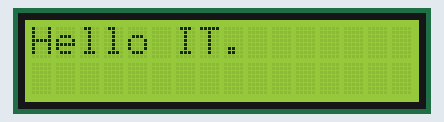
This program was run on a simulated Raspberry Pi Pico running MicroPython. On the bench: 16×2 character LCD. Library files of the repository ran but are not shown: lcd_api.py, pico_i2c_lcd.py.

Above: at 0.1 s.
At 3.1 s:
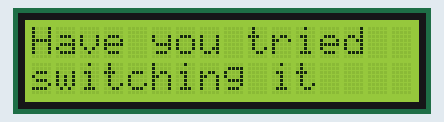
At 6.2 s:
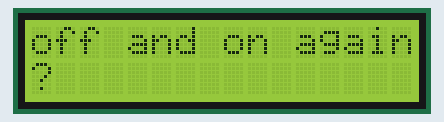

Measured:
- by itself, everything shown: repeats every 9.1 s, in 6 steps
- what the display in image 0 shows lasts 3.0 s, from 0.1 s to 3.1 s

The program:

main.py
```python
import machine
from machine import I2C
from lcd_api import LcdApi
from pico_i2c_lcd import I2cLcd
from time import sleep

I2C_ADDR = 0x27
totalRows = 2
totalColumns = 16
sdaPin = machine.Pin(0)
sclPin = machine.Pin(1)

i2c = I2C(0, sda=sdaPin, scl=sclPin, freq=400000)
lcd = I2cLcd(i2c, I2C_ADDR, totalRows, totalColumns)

#while True:
#    lcd.putstr("Lets Count 0-10!")
#    sleep(2)
#    lcd.clear()
#    for i in range(10):
#       lcd.putstr(str(i))
#        sleep(1)
#        lcd.clear()

while True:
    lcd.putstr("Hello IT.")
    sleep(3)
    lcd.clear()
    lcd.putstr("Have you tried  switching it")
    sleep(3)
    lcd.clear()
    lcd.putstr("off and on again?")
    sleep(3)
    lcd.clear()
```
